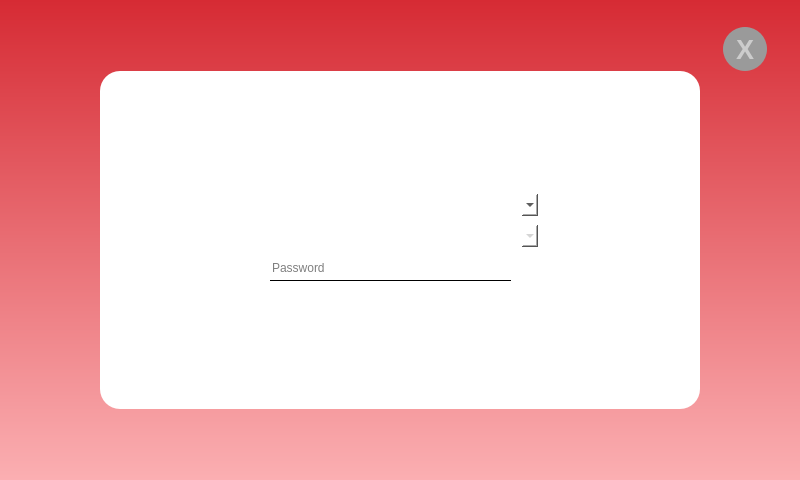
<?xml version="1.0" encoding="UTF-8"?>
<ui version="4.0">
 <class>MainWindow</class>
 <widget class="QMainWindow" name="MainWindow">
  <property name="geometry">
   <rect>
    <x>0</x>
    <y>0</y>
    <width>800</width>
    <height>480</height>
   </rect>
  </property>
  <property name="windowTitle">
   <string>MainWindow</string>
  </property>
  <property name="styleSheet">
   <string notr="true">background-color: qlineargradient(spread:pad, x1:0, y1:0, x2:0, y2:1, stop:0 rgba(214, 43, 52, 255), stop:1 rgba(251, 175, 178, 255));</string>
  </property>
  <widget class="QWidget" name="centralWidget">
   <widget class="QFrame" name="frame">
    <property name="geometry">
     <rect>
      <x>100</x>
      <y>71</y>
      <width>600</width>
      <height>338</height>
     </rect>
    </property>
    <property name="autoFillBackground">
     <bool>false</bool>
    </property>
    <property name="styleSheet">
     <string notr="true">background: rgb(255, 255, 255);
border-radius: 20px</string>
    </property>
    <property name="frameShape">
     <enum>QFrame::StyledPanel</enum>
    </property>
    <property name="frameShadow">
     <enum>QFrame::Raised</enum>
    </property>
    <widget class="QLabel" name="label">
     <property name="geometry">
      <rect>
       <x>34</x>
       <y>26</y>
       <width>210</width>
       <height>73</height>
      </rect>
     </property>
     <property name="text">
      <string/>
     </property>
     <property name="pixmap">
      <pixmap resource="resources.qrc">:/images/assets/ISTD Logo.png</pixmap>
     </property>
    </widget>
    <widget class="QComboBox" name="spnEvent">
     <property name="geometry">
      <rect>
       <x>163</x>
       <y>123</y>
       <width>275</width>
       <height>22</height>
      </rect>
     </property>
     <property name="font">
      <font>
       <family>Helvetica Neue</family>
       <pointsize>15</pointsize>
      </font>
     </property>
     <property name="styleSheet">
      <string notr="true"/>
     </property>
    </widget>
    <widget class="QComboBox" name="spnGroup">
     <property name="enabled">
      <bool>false</bool>
     </property>
     <property name="geometry">
      <rect>
       <x>163</x>
       <y>154</y>
       <width>275</width>
       <height>22</height>
      </rect>
     </property>
     <property name="font">
      <font>
       <family>Helvetica Neue</family>
       <pointsize>15</pointsize>
      </font>
     </property>
     <property name="styleSheet">
      <string notr="true"/>
     </property>
    </widget>
    <widget class="QLineEdit" name="txtPassword">
     <property name="geometry">
      <rect>
       <x>170</x>
       <y>185</y>
       <width>241</width>
       <height>25</height>
      </rect>
     </property>
     <property name="styleSheet">
      <string notr="true">border-bottom: 1px solid</string>
     </property>
     <property name="echoMode">
      <enum>QLineEdit::Password</enum>
     </property>
     <property name="placeholderText">
      <string>Password</string>
     </property>
    </widget>
    <widget class="QPushButton" name="btnConfirm">
     <property name="geometry">
      <rect>
       <x>162</x>
       <y>237</y>
       <width>275</width>
       <height>32</height>
      </rect>
     </property>
     <property name="font">
      <font>
       <family>Helvetica Neue</family>
       <pointsize>15</pointsize>
       <stylestrategy>PreferAntialias</stylestrategy>
      </font>
     </property>
     <property name="styleSheet">
      <string notr="true">background-image: url(:/images/assets/button-bg.png);
border-radius: 5px;
color: white;</string>
     </property>
     <property name="text">
      <string>Confirm</string>
     </property>
    </widget>
    <widget class="QPushButton" name="btnKeyboard">
     <property name="geometry">
      <rect>
       <x>415</x>
       <y>180</y>
       <width>31</width>
       <height>28</height>
      </rect>
     </property>
     <property name="text">
      <string/>
     </property>
     <property name="icon">
      <iconset resource="resources.qrc">
       <normaloff>:/images/assets/keyboard.ico</normaloff>:/images/assets/keyboard.ico</iconset>
     </property>
    </widget>
   </widget>
   <widget class="QPushButton" name="btnClose">
    <property name="geometry">
     <rect>
      <x>723</x>
      <y>27</y>
      <width>44</width>
      <height>44</height>
     </rect>
    </property>
    <property name="font">
     <font>
      <family>Helvetica Neue</family>
      <pointsize>20</pointsize>
      <weight>75</weight>
      <bold>true</bold>
     </font>
    </property>
    <property name="styleSheet">
     <string notr="true">border-radius: 22;
background-color: rgb(154, 154, 154);
color: #CCCCCC</string>
    </property>
    <property name="text">
     <string>X</string>
    </property>
   </widget>
  </widget>
 </widget>
 <layoutdefault spacing="6" margin="11"/>
 <resources>
  <include location="resources.qrc"/>
 </resources>
 <connections/>
</ui>
